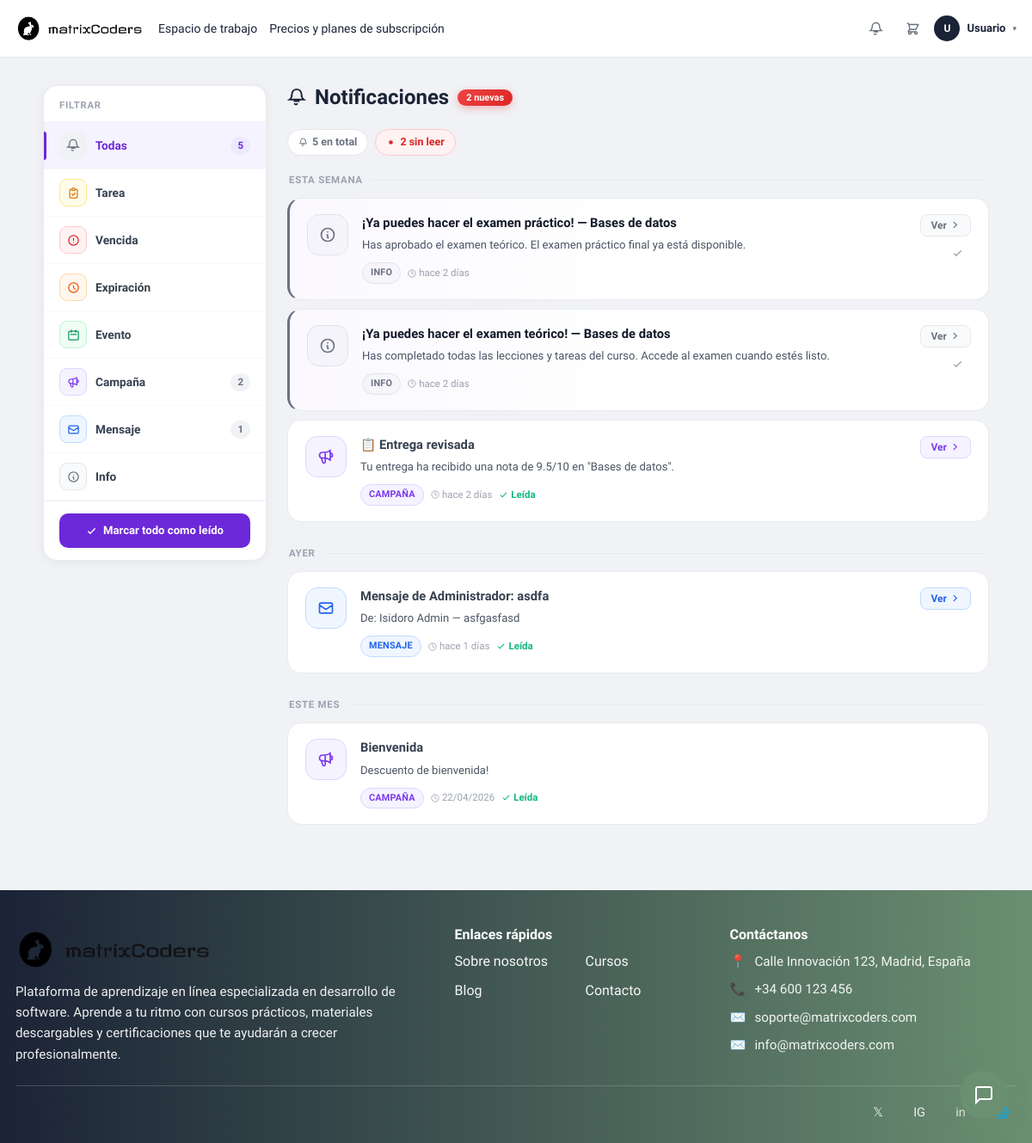
The app's page /index.php?url=notificaciones (signed in), older data.
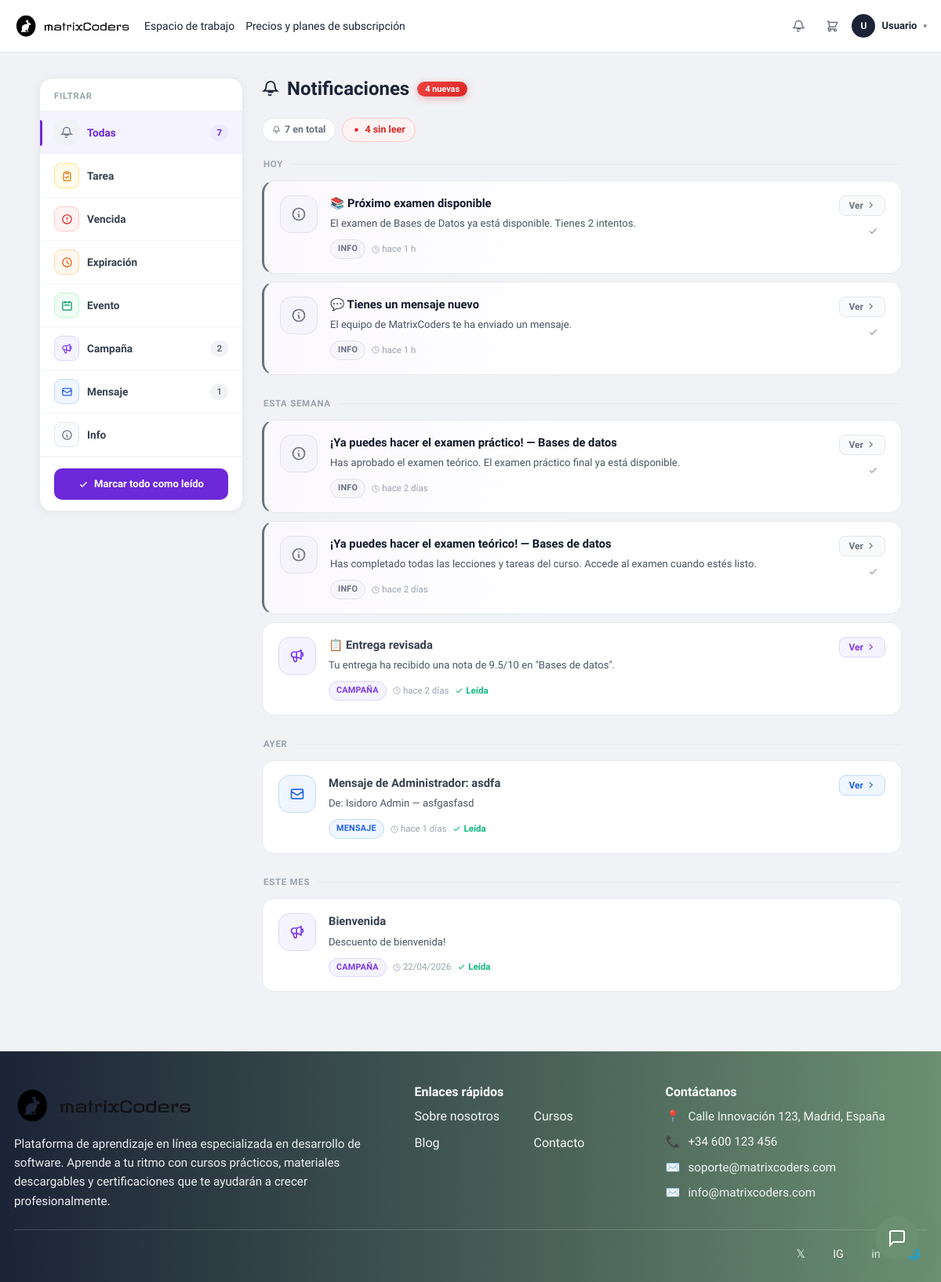
The same page, newer data.
### tables this page shows
CREATE TABLE "notificacion" (
                        id         INTEGER PRIMARY KEY AUTOINCREMENT,
                        usuario_id INTEGER NOT NULL,
                        tipo       TEXT    NOT NULL DEFAULT 'info',
                        titulo     TEXT    NOT NULL,
                        cuerpo     TEXT    DEFAULT NULL,
                        leido      INTEGER NOT NULL DEFAULT 0,
                        url_accion TEXT    DEFAULT NULL,
                        ref_id     INTEGER DEFAULT NULL,
                        creado_en  TEXT    NOT NULL DEFAULT (datetime('now')),
                        FOREIGN KEY (usuario_id) REFERENCES usuario(id) ON DELETE CASCADE
                    );

### app/controllers/NotificacionesPageController.php (called while the page is built, shortened)
<?php
require_once __DIR__ . '/../models/Notificacion.php';
$db         = (new Database())->connect();
$usuario_id = (int)$_SESSION['usuario_id'];
$model      = new Notificacion($db);
$model->sincronizarAutomaticas($usuario_id);
$filtroTipo = $_GET['tipo'] ?? '';
$page       = max(1, (int)($_GET['p'] ?? 1));
$perPage    = 20;
$where  = 'WHERE usuario_id = ?';
$params = [$usuario_id];
$stmtTotal = $db->prepare("SELECT COUNT(*) FROM notificacion $where");
$stmtTotal->execute($params);
$totalRows = (int)$stmtTotal->fetchColumn();
$offset    = ($page - 1) * $perPage;
$stmtList = $db->prepare("
    SELECT * FROM notificacion
    $where
    ORDER BY leido ASC, creado_en DESC
    LIMIT $perPage OFFSET $offset
");
$stmtList->execute($params);
$notificaciones = $stmtList->fetchAll(PDO::FETCH_ASSOC);
$noLeidas = $model->contarNoLeidas($usuario_id);
require __DIR__ . '/../views/notificaciones/index.php';

### app/models/Notificacion.php (called while the page is built, shortened)
<?php
class Notificacion
{
    private PDO $db;
    public function __construct(PDO $db)
    {
        $this->db = $db;
    }
    public function contarNoLeidas(int $usuario_id): int
    {
        $stmt = $this->db->prepare(
            "SELECT COUNT(*) FROM notificacion WHERE usuario_id = ? AND leido = 0"
        );
        $stmt->execute([$usuario_id]);
        return (int)$stmt->fetchColumn();
    }
}

### app/views/notificaciones/index.php (the view, shortened to what the changed rows need)
<?php
$tiposConfig = [
    'tarea'             => ['label'=>'Tarea',          'color'=>'#d97706','bg'=>'#fffbeb','border'=>'#fde68a','icon'=>'M9 5H7a2 2 0 00-2 2v12a2 2 0 002 2h10a2 2 0 002-2V7a2 2 0 00-2-2h-2M9 5a2 2 0 002 2h2a2 2 0 002-2M9 5a2 2 0 012-2h2a2 2 0 012 2m-6 9l2 2 4-4'],
    'tarea_vencida'     => ['label'=>'Vencida',        'color'=>'#dc2626','bg'=>'#fef2f2','border'=>'#fecaca','icon'=>'M12 8v4m0 4h.01M21 12a9 9 0 11-18 0 9 9 0 0118 0z'],
    'expiracion'        => ['label'=>'Expiración',     'color'=>'#ea580c','bg'=>'#fff7ed','border'=>'#fed7aa','icon'=>'M12 8v4l3 3m6-3a9 9 0 11-18 0 9 9 0 0118 0z'],
    'evento_calendario' => ['label'=>'Evento',         'color'=>'#059669','bg'=>'#f0fdf4','border'=>'#bbf7d0','icon'=>'M8 7V3m8 4V3m-9 8h10M5 21h14a2 2 0 002-2V7a2 2 0 00-2-2H5a2 2 0 00-2 2v12a2 2 0 002 2z'],
    'crm'               => ['label'=>'Campaña',        'color'=>'#7c3aed','bg'=>'#f5f3ff','border'=>'#ddd6fe','icon'=>'M11 5.882V19.24a1.76 1.76 0 01-3.417.592l-2.147-6.15M18 13a3 3 0 100-6M5.436 13.683A4.001 4.001 0 017 6h1.832c4.1 0 7.625-1.234 9.168-3v14c-1.543-1.766-5.067-3-9.168-3H7a3.988 3.988 0 01-1.564-.317z'],
    'mensaje'           => ['label'=>'Mensaje',        'color'=>'#2563eb','bg'=>'#eff6ff','border'=>'#bfdbfe','icon'=>'M3 8l7.89 5.26a2 2 0 002.22 0L21 8M5 19h14a2 2 0 002-2V7a2 2 0 00-2-2H5a2 2 0 00-2 2v10a2 2 0 002 2z'],
    'info'              => ['label'=>'Info',           'color'=>'#6b7280','bg'=>'#f9fafb','border'=>'#e5e7eb','icon'=>'M13 16h-1v-4h-1m1-4h.01M21 12a9 9 0 11-18 0 9 9 0 0118 0z'],
];
function notifTimeAgo(?string $str): string {
    $diff = time() - strtotime($str);
    if ($diff < 86400)  return 'hace ' . floor($diff/3600) . ' h';
    if ($diff < 604800) return 'hace ' . floor($diff/86400) . ' días';
    return date('d/m/Y', strtotime($str));
}
function notifDateGroup(?string $str): string {
    $ts   = strtotime($str);
    $diff = (int)floor((mktime(0,0,0) - mktime(0,0,0,date('n',$ts),date('j',$ts),date('Y',$ts))) / 86400);
    if ($diff <= 0)  return 'Hoy';
    if ($diff === 1) return 'Ayer';
    if ($diff < 7)   return 'Esta semana';
    if ($diff < 30)  return 'Este mes';
    return date('F Y', $ts);
}
function buildNotifUrl(array $overrides = []): string {
    global $filtroTipo, $page;
    $p = ['url'=>'notificaciones','tipo'=>$overrides['tipo']??$filtroTipo,'p'=>$overrides['p']??$page];
    $p = array_filter($p, fn($v)=>$v!==''&&$v!==null);
    if (isset($p['p'])&&(int)$p['p']===1) unset($p['p']);
    return BASE_URL.'/index.php?'.http_build_query($p);
}
$grouped = [];
foreach ($notificaciones as $n) {
    $grouped[notifDateGroup($n['creado_en'])][] = $n;
}
$cntPorTipo = [];
$rowsCnt = $db->prepare("SELECT tipo, COUNT(*) AS c FROM notificacion WHERE usuario_id = ? GROUP BY tipo");
$rowsCnt->execute([$usuario_id]);
foreach ($rowsCnt->fetchAll(PDO::FETCH_ASSOC) as $r) {
    $cntPorTipo[$r['tipo']] = (int)$r['c'];
}
$totalTodas = array_sum($cntPorTipo);
?>
<!DOCTYPE html>
<html lang="es">
<head>
<link href="https://cdn.jsdelivr.net/npm/bootstrap@5.3.2/dist/css/bootstrap.min.css" rel="stylesheet">
<link rel="stylesheet" href="<?= BASE_URL ?>/css/header.css">
<link rel="stylesheet" href="<?= BASE_URL ?>/css/footer.css">
</head>
<body>
<?php require __DIR__ . '/../layout/header.php'; ?>
<div class="notif-page-wrap">
<div class="notif-layout">
  <aside class="notif-sidebar">
    <div class="sidebar-card">
      <div class="sidebar-head"><h3>Filtrar</h3></div>
      <a href="<?= buildNotifUrl(['tipo'=>'','p'=>1]) ?>" class="sidebar-item <?= $filtroTipo==='' ? 'active' : '' ?>">
        <span class="sidebar-icon" style="background:#f0f2f5">
          <svg width="16" height="16" fill="none" stroke="#6b7280" stroke-width="2" viewBox="0 0 24 24"><path stroke-linecap="round" d="M15 17H9m3.5 3.5a2 2 0 01-3 0M18 8A6 6 0 106 8c0 5-3 7-3 7h18s-3-2-3-7"/></svg>
        </span>
        <span class="sidebar-label">Todas</span>
        <span class="sidebar-cnt"><?= $totalTodas ?></span>
      </a>
      <?php foreach ($tiposConfig as $tKey => $tc): ?>
      <a href="<?= buildNotifUrl(['tipo'=>$tKey,'p'=>1]) ?>" class="sidebar-item <?= $filtroTipo===$tKey ? 'active' : '' ?>">
        <span class="sidebar-icon" style="background:<?= $tc['bg'] ?>;border:1px solid <?= $tc['border'] ?>">
          <svg width="15" height="15" fill="none" stroke="<?= $tc['color'] ?>" stroke-width="2" viewBox="0 0 24 24"><path stroke-linecap="round" stroke-linejoin="round" d="<?= $tc['icon'] ?>"/></svg>
        </span>
        <span class="sidebar-label"><?= $tc['label'] ?></span>
        <?php if (!empty($cntPorTipo[$tKey])): ?>
        <span class="sidebar-cnt"><?= $cntPorTipo[$tKey] ?></span>
        <?php endif; ?>
      </a>
      <?php endforeach; ?>
      <?php if ($noLeidas > 0): ?>
      <div class="sidebar-actions">
        <form method="POST" action="<?= BASE_URL ?>/index.php?url=notificaciones">
          <button type="submit" class="btn-mark-all">
            <svg width="13" height="13" fill="none" stroke="currentColor" stroke-width="2.5" viewBox="0 0 24 24"><path stroke-linecap="round" d="M5 13l4 4L19 7"/></svg>
            Marcar todo como leído
          </button>
        </form>
      </div>
      <?php endif; ?>
    </div>
  </aside>
  <main>
    <div class="notif-main-header">
      <div>
        <h1 class="notif-page-title">
          <svg width="22" height="22" fill="none" stroke="currentColor" stroke-width="2" viewBox="0 0 24 24"><path stroke-linecap="round" d="M15 17H9m3.5 3.5a2 2 0 01-3 0M18 8A6 6 0 106 8c0 5-3 7-3 7h18s-3-2-3-7"/></svg>
          Notificaciones
          <?php if ($noLeidas > 0): ?><span class="notif-new-badge"><?= $noLeidas ?> nueva<?= $noLeidas!==1?'s':'' ?></span><?php endif; ?>
        </h1>
      </div>
    </div>
    <?php if (!empty($notificaciones)): ?>
    <div class="notif-stats">
      <span class="stat-pill total">
        <svg width="11" height="11" fill="none" stroke="currentColor" stroke-width="2" viewBox="0 0 24 24"><path stroke-linecap="round" d="M15 17H9m3.5 3.5a2 2 0 01-3 0M18 8A6 6 0 106 8c0 5-3 7-3 7h18s-3-2-3-7"/></svg>
        <?= $totalRows ?> en total
      </span>
      <?php if ($noLeidas > 0): ?>
      <span class="stat-pill unread">
        <svg width="11" height="11" fill="currentColor" viewBox="0 0 24 24"><circle cx="12" cy="12" r="5"/></svg>
        <?= $noLeidas ?> sin leer
      </span>
      <?php endif; ?>
    </div>
    <?php endif; ?>
    <?php if (empty($notificaciones)): ?>
    <div class="notif-empty">
      <div class="notif-empty-icon">
        <svg width="32" height="32" fill="none" stroke="#6d28d9" stroke-width="1.5" viewBox="0 0 24 24"><path stroke-linecap="round" d="M15 17H9m3.5 3.5a2 2 0 01-3 0M18 8A6 6 0 106 8c0 5-3 7-3 7h18s-3-2-3-7"/></svg>
      </div>
      <h3>Sin notificaciones<?= $filtroTipo?' de este tipo':'' ?></h3>
      <p>Cuando tengas actividad nueva aparecerá aquí.</p>
    </div>
    <?php else: ?>
    <?php foreach ($grouped as $grupLabel => $items): ?>
    <div class="notif-group">
      <div class="notif-group-label"><?= htmlspecialchars($grupLabel) ?></div>
      <?php foreach ($items as $n):
        $tc      = $tiposConfig[$n['tipo']] ?? $tiposConfig['info'];
        $esLeida = (bool)$n['leido'];
        $leerUrl = BASE_URL . '/index.php?url=notificaciones&leer=' . $n['id']
                 . ($n['url_accion'] ? '&goto=' . urlencode($n['url_accion']) : '')
                 . ($filtroTipo ? '&tipo=' . urlencode($filtroTipo) : '')
                 . '&p=' . $page;
      ?>
      <div class="notif-card <?= $esLeida?'':'unread' ?>"
           id="ncard-<?= $n['id'] ?>"
           style="--tc:<?= $tc['color'] ?>;--tc-bg:<?= $tc['bg'] ?>;--tc-border:<?= $tc['border'] ?>;--tc-color:<?= $tc['color'] ?>">
        <div class="notif-icon-wrap" style="background:<?= $tc['bg'] ?>;border-color:<?= $tc['border'] ?>">
          <svg width="20" height="20" fill="none" stroke="<?= $tc['color'] ?>" stroke-width="2" viewBox="0 0 24 24">
            <path stroke-linecap="round" stroke-linejoin="round" d="<?= $tc['icon'] ?>"/>
          </svg>
        </div>
        <div class="notif-body">
          <p class="notif-title"><?= htmlspecialchars($n['titulo']) ?></p>
          <?php if (!empty($n['cuerpo'])): ?>
          <p class="notif-sub"><?= htmlspecialchars($n['cuerpo']) ?></p>
          <?php endif; ?>
          <div class="notif-footer-row">
            <span class="notif-type-chip" style="background:<?= $tc['bg'] ?>;color:<?= $tc['color'] ?>;border-color:<?= $tc['border'] ?>"><?= $tc['label'] ?></span>
            <span class="notif-time">
              <svg width="10" height="10" fill="none" stroke="currentColor" stroke-width="2" viewBox="0 0 24 24"><circle cx="12" cy="12" r="10"/><path stroke-linecap="round" d="M12 6v6l4 2"/></svg>
              <?= notifTimeAgo($n['creado_en']) ?>
            </span>
            <?php if ($esLeida): ?>
            <span class="notif-read-check">
              <svg width="11" height="11" fill="none" stroke="currentColor" stroke-width="2.5" viewBox="0 0 24 24"><path stroke-linecap="round" d="M5 13l4 4L19 7"/></svg>
              Leída
            </span>
            <?php endif; ?>
          </div>
        </div>
        <div class="notif-actions">
          <?php if ($n['url_accion']): ?>
          <a href="<?= htmlspecialchars($leerUrl) ?>" class="notif-btn primary">
            Ver
            <svg width="11" height="11" fill="none" stroke="currentColor" stroke-width="2.5" viewBox="0 0 24 24"><path stroke-linecap="round" d="M9 5l7 7-7 7"/></svg>
          </a>
          <?php endif; ?>
          <?php if (!$esLeida): ?>
          <button class="notif-btn ghost" onclick="marcarLeida(<?= $n['id'] ?>, this)" type="button" title="Marcar como leída">
            <svg width="13" height="13" fill="none" stroke="currentColor" stroke-width="2.5" viewBox="0 0 24 24"><path stroke-linecap="round" d="M5 13l4 4L19 7"/></svg>
          </button>
          <?php endif; ?>
        </div>
      </div>
      <?php endforeach; ?>
    </div>
    <?php endforeach; ?>
    <?php endif; ?>
  </main>
</div>
</div>
<?php require __DIR__ . '/../layout/footer.php'; ?>
</body>
</html>

Row changes from the older to the newer data that the page shows:
added notificacion: titulo "📚 Próximo examen disponible", cuerpo "El examen de Bases de Datos ya está disponible. Tienes 2 intentos.", tipo "INFO", creado_en "hace 1 h", shown under "HOY"
added notificacion: titulo "💬 Tienes un mensaje nuevo", cuerpo "El equipo de MatrixCoders te ha enviado un mensaje.", tipo "INFO", creado_en "hace 1 h", shown under "HOY"
Text that changed along with them:
$totalTodas: "5" → "7"
$noLeidas: "2" → "4"
$totalRows: "5" → "7"
new list line: "HOY"
